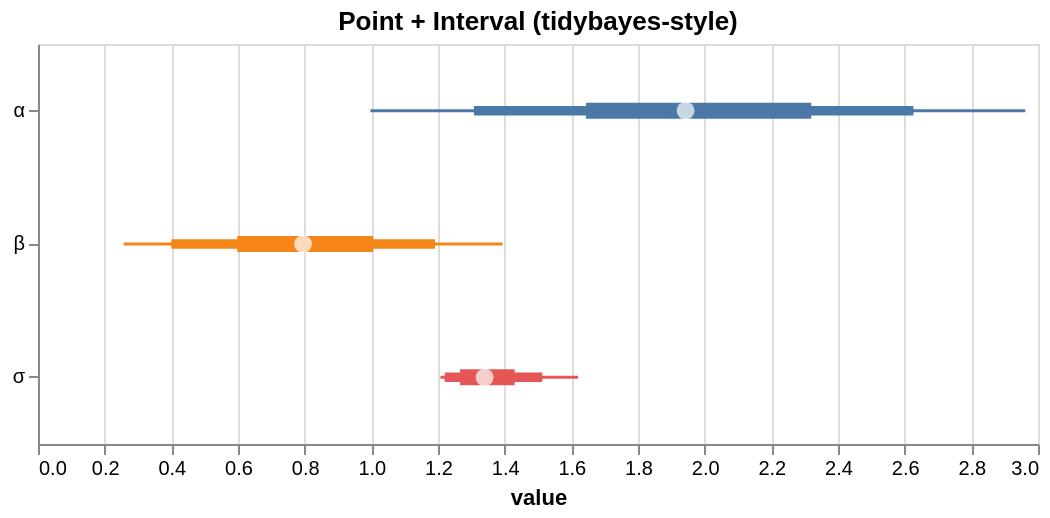

Here is the Vega-Lite specification saved for this chart:
### Vega-Lite specification from a JSON file in a GitHub repository (floating-point values rounded to 4 significant figures)
{"$schema": "https://vega.github.io/schema/vega-lite/v5.json", "height": 200, "layer": [{"encoding": {"x2": {"field": "hi_0_95_"}, "x": {"field": "lo_0_95_", "title": "value", "type": "quantitative"}, "color": {"field": "parameter", "type": "nominal", "legend": null}, "y": {"axis": {"title": null}, "field": "parameter", "type": "nominal"}}, "mark": {"strokeWidth": 1.5, "type": "rule"}}, {"encoding": {"x2": {"field": "hi_0_8_"}, "x": {"field": "lo_0_8_", "title": "value", "type": "quantitative"}, "color": {"field": "parameter", "type": "nominal", "legend": null}, "y": {"axis": {"title": null}, "field": "parameter", "type": "nominal"}}, "mark": {"strokeWidth": 4.75, "type": "rule"}}, {"encoding": {"x2": {"field": "hi_0_5_"}, "x": {"field": "lo_0_5_", "title": "value", "type": "quantitative"}, "color": {"field": "parameter", "type": "nominal", "legend": null}, "y": {"axis": {"title": null}, "field": "parameter", "type": "nominal"}}, "mark": {"strokeWidth": 8.0, "type": "rule"}}, {"encoding": {"x": {"field": "__point__", "type": "quantitative"}, "y": {"field": "parameter", "type": "nominal"}}, "mark": {"filled": true, "color": "white", "size": 80, "type": "point"}}], "data": {"values": [{"parameter": "α", "lo_0_95_": 0.9974, "lo_0_8_": 1.308, "hi_0_8_": 2.626, "hi_0_5_": 2.32, "__point__": 1.943, "hi_0_95_": 2.962, "lo_0_5_": 1.644}, {"parameter": "β", "lo_0_95_": 0.2571, "lo_0_8_": 0.3999, "hi_0_8_": 1.191, "hi_0_5_": 1.005, "__point__": 0.7952, "hi_0_95_": 1.394, "lo_0_5_": 0.5979}, {"parameter": "σ", "lo_0_95_": 1.207, "lo_0_8_": 1.22, "hi_0_8_": 1.513, "hi_0_5_": 1.43, "__point__": 1.34, "hi_0_95_": 1.62, "lo_0_5_": 1.266}]}, "title": "Point + Interval (tidybayes-style)", "width": 500}
